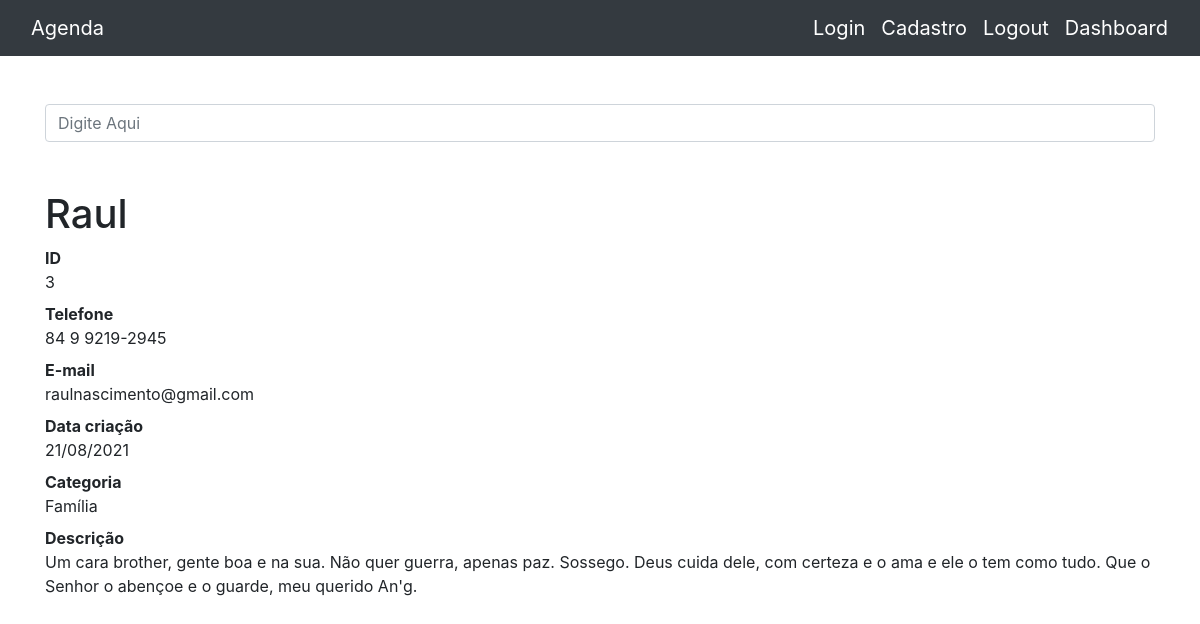
Page /3 on the committed database.
### contatos/models.py (models this page shows, shortened)
class Contato(models.Model):
    nome = models.CharField(max_length=300)
    sobrenome = models.CharField(max_length=300, blank=True)
    telefone = models.CharField(max_length=300)
    email = models.CharField(max_length=300, blank=True)
    data_criacao = models.DateField(default=timezone.now)
    descricao = models.TextField(blank=True)
    categoria = models.ForeignKey(Categoria, on_delete=models.DO_NOTHING)
    mostrar = models.BooleanField(default=True)
    foto = models.ImageField(blank=True, upload_to='fotos/%Y/%m/%d')

class Categoria(models.Model):
    nome = models.CharField(max_length=300)
    def __str__(self):
        return self.nome

### contatos/views.py (the view)
# urls.py: path('<int:contato_id>', views.ver_contato, name='ver_contato'),
def ver_contato(request, contato_id):
    contato = get_object_or_404(Contato, id=contato_id)
    if not contato.mostrar:
        raise Http404()
    return render(request, 'contatos/ver_contato.html', {
        'contato': contato
    })

### contatos/templates/contatos/ver_contato.html (shortened to what this page needs)
{% extends 'base.html' %}
{%block conteudo%}
        <h1 class="mt-5">{{contato.nome}}</h1>
        <dl>
          <dt>ID</dt>
          <dd>{{contato.id}}</dd>
          <dt>Telefone</dt>
          <dd>{{contato.telefone}}</dd>
          <dt>E-mail</dt>
          <dd>{{contato.email}}</dd>
          <dt>Data criação</dt>
          <dd>{{contato.data_criacao|date:'d/m/Y'}}</dd>
          <dt>Categoria</dt>
          <dd>{{contato.categoria}}</dd>
          <dt>Descrição</dt>
          <dd>{{contato.descricao}}</dd>
        </dl>
{%endblock%}

### rows in the picture
Contato: nome "Raul", id "3", telefone "84 9 9219-2945", email "raulnascimento@gmail.com", data_criacao "21/08/2021", categoria "Família", descricao "Um cara brother, gente boa e na sua. Não quer guerra, apenas paz. Sossego. Deus cuida dele, com certeza e o ama e ele o tem como tudo. Que o Senhor o abençoe e o guarde, meu querido An'g."
